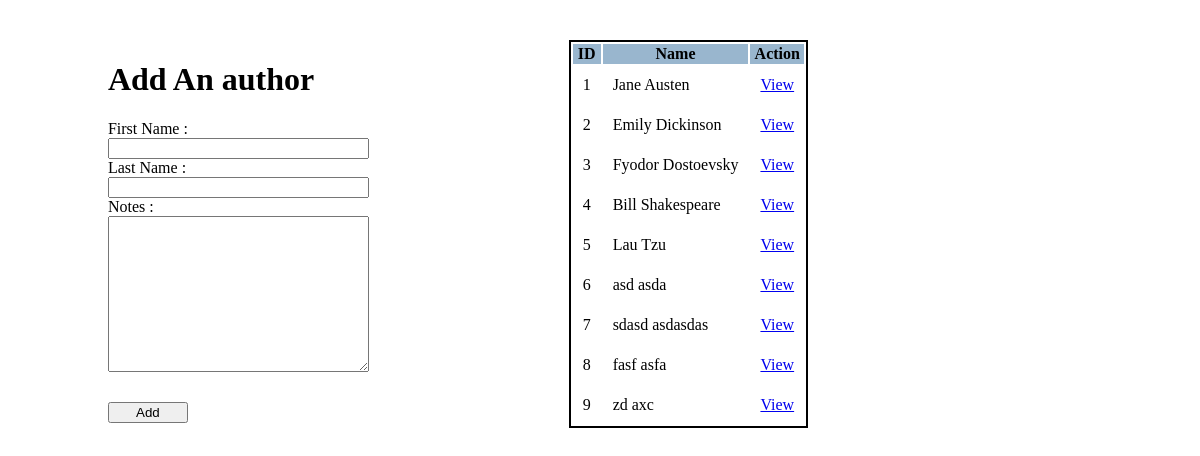
/add_authors, run on the app's committed database.
### Books_Authors_app/models.py (models this page shows)
class Author(models.Model):
    first_name = models.CharField(max_length=45)
    last_name = models.CharField(max_length=45)
    created_at = models.DateTimeField(auto_now_add=True)
    updated_at = models.DateTimeField(auto_now_add=True)
    books=models.ManyToManyField(Book,related_name="authors")
    notes=models.TextField(null=True)

### Books_Authors_app/views.py (the view)
# urls.py: path('add_authors',views.add_author),
def add_author(request):
    context={
        "all_authors" : Author.objects.all(),
    }
    return render(request,'add_author.html',context)

### Books_Authors_app/templates/add_author.html (shortened to what this page needs)
<!DOCTYPE html>
<html lang="en">
<head>
</head>
<body>
    <div >
        <h1>Add An author</h1>
        <form action="/add_this_author " method="post" class=" form">
            First Name : <input type="text" name="first_name">
            Last Name : <input type="text" name="last_name">
            Notes : <textarea name="notes" id="" cols="30" rows="10"></textarea>
            <button class="form-btn" type="submit" >Add</button>
        </form>
        </div>
        <div>
        <table class="table table-dark">
            <tr>
                <th>ID</th>
                <th>Name</th>
                <th>Action</th>
            </tr>
            {% for author in all_authors %}
            <tr>
                <td>{{author.id}}</td>
                <td>{{author.first_name}} {{author.last_name}}</td>
                <td><a href="view_author/{{author.id}}" >View</a></td>
            </tr>
            {% endfor %}
        </table>
    </div>
</body>
</html>

### Books_Authors_app/templates/add_author.html (style rules this page uses)
body { display: flex; justify-content: space-around; width: 75%; margin-top: 40px; }
.form { display: flex; flex-direction: column; }
.form-btn { box-shadow: black 5px; width: 80px; margin-top: 30px; border: 2px 2px 2px solid black; }
td { padding: 10px; }
th { background-color: rgb(153, 182, 206) ; }
table { border: 2px solid black; }

### data on the page
Author: id "1", first_name "Jane", last_name "Austen"
Author: id "2", first_name "Emily", last_name "Dickinson"
Author: id "3", first_name "Fyodor", last_name "Dostoevsky"
Author: id "4", first_name "Bill", last_name "Shakespeare"
Author: id "5", first_name "Lau", last_name "Tzu"
Author: id "6", first_name "asd", last_name "asda"
Author: id "7", first_name "sdasd", last_name "asdasdas"
Author: id "8", first_name "fasf", last_name "asfa"
Author: id "9", first_name "zd", last_name "axc"
